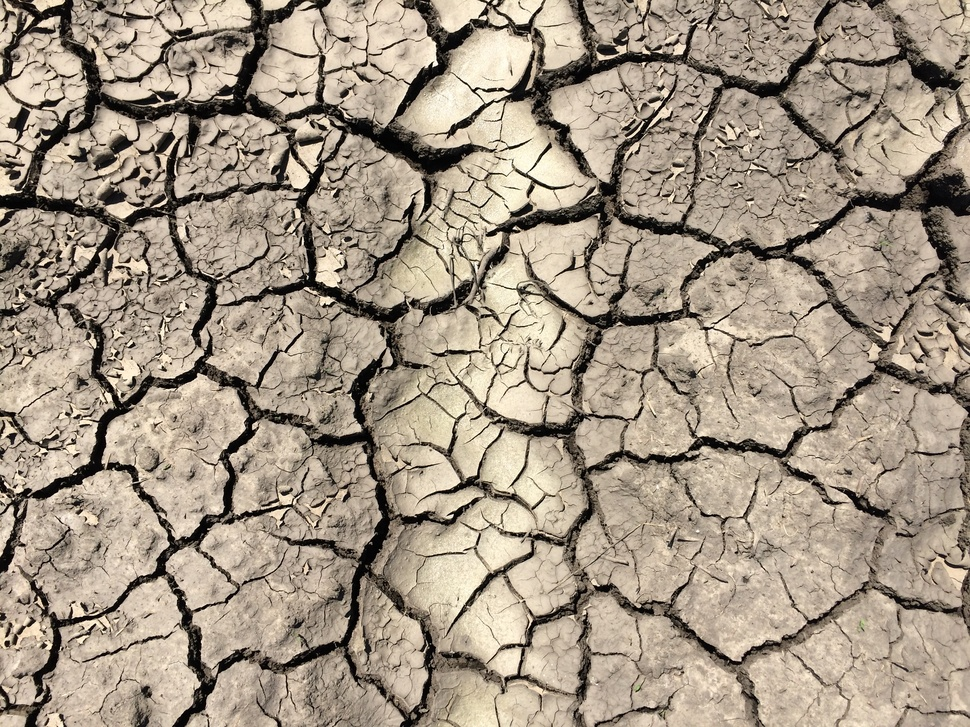
#> input picture datasets/soil_cracks.jpg, 970 x 727 px, shrunk from 3264 x 2448 before the run, found by its file name
$ jupyter execute soil_cracks_detection.ipynb
#> lines starting #> are read from the running program, lines starting #| are printed output that depends on the picture; after the words box and inside, x2 and y2 are one past the last pixel; in counts of white or black regions, pixels touching at a corner belong together
# Soil Cracks

Soil cracks emerge as a consequence of the conformational changes in the structure of clay minerals with changes in soil moisture that causes the soil to shrink (while drying) and swell (while wetting). Expansive soils are usually characterized by moderate to high clay content, particularly in soils with high content of montmorillonite, a typical clay in vertisols. Soil cracks can lead to preferential water flow and rapid solute transport to deeper soil layers, and the expansion and contraction cof the soil can have adverse effects on building foundations.

>Montmorillonite can increase fifteen times its dry volume and can exhert an expansive pressure of 150,000 kg per square meter!

From the aesthetic point of view, the seemingly random cracking patterns also result attractive to scientists and enthusiasts interested in fractal patterns.

In this exercise we will identify soil cracks from a digital image using filters to detect tubular structures.

[cell 1]
# Import modules
import numpy as np
import matplotlib.pyplot as plt
from skimage import io, color, morphology, filters

[cell 2]
# Read image
RGB = io.imread("../datasets/soil_cracks.jpg")
#> RGB is the input picture: shape (727, 970, 3); mean R, G, B 163.5, 149.9, 133

[cell 3]
# Display image size
RGB.shape
#> Out = (727, 970, 3)

[cell 4]
# Convert RGB to gray scale
BW = color.rgb2gray(RGB)
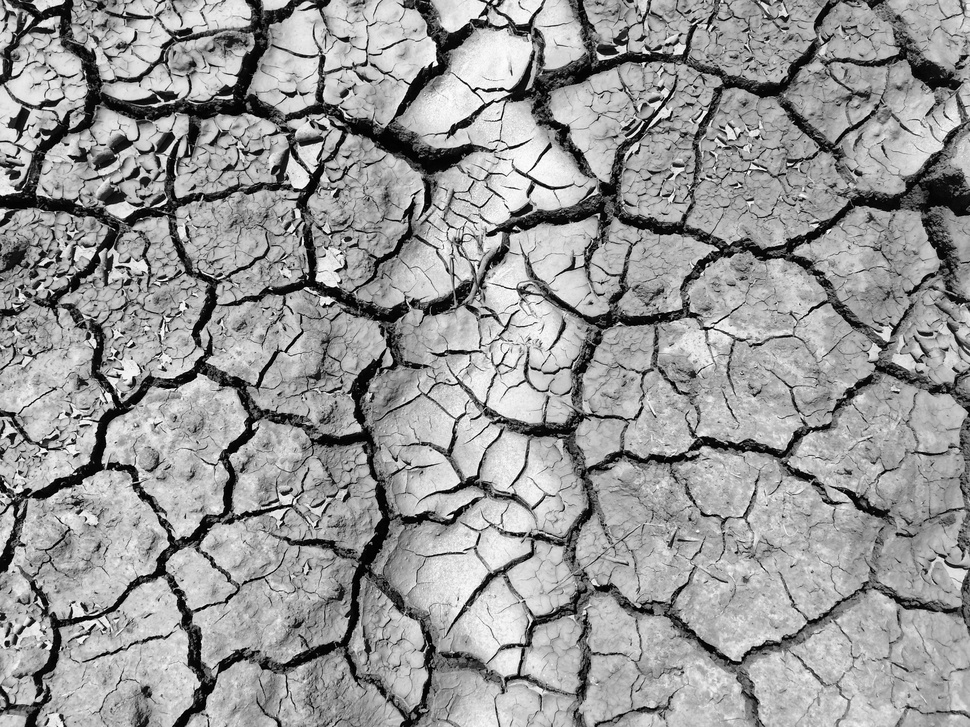
#> BW: shape (727, 970) float64; min 0, max 0.997, mean 0.594

[cell 5]
# Compare true color with gray scale image
plt.figure(figsize=(12,8))
plt.subplot(1,2,1)
plt.imshow(RGB)
plt.axis('off')

plt.subplot(1,2,2)
plt.imshow(BW, cmap="gray")
plt.axis('off')

plt.show()
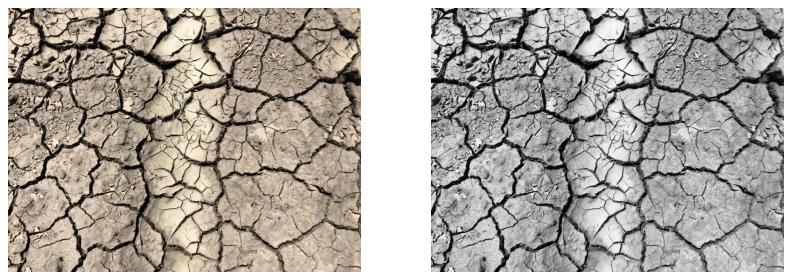
#> figure drawn by matplotlib, 2 panels

[cell 6]
# Sato tubeness filter
BW_sato = filters.sato(BW, sigmas=range(1, 10, 2), black_ridges=True)
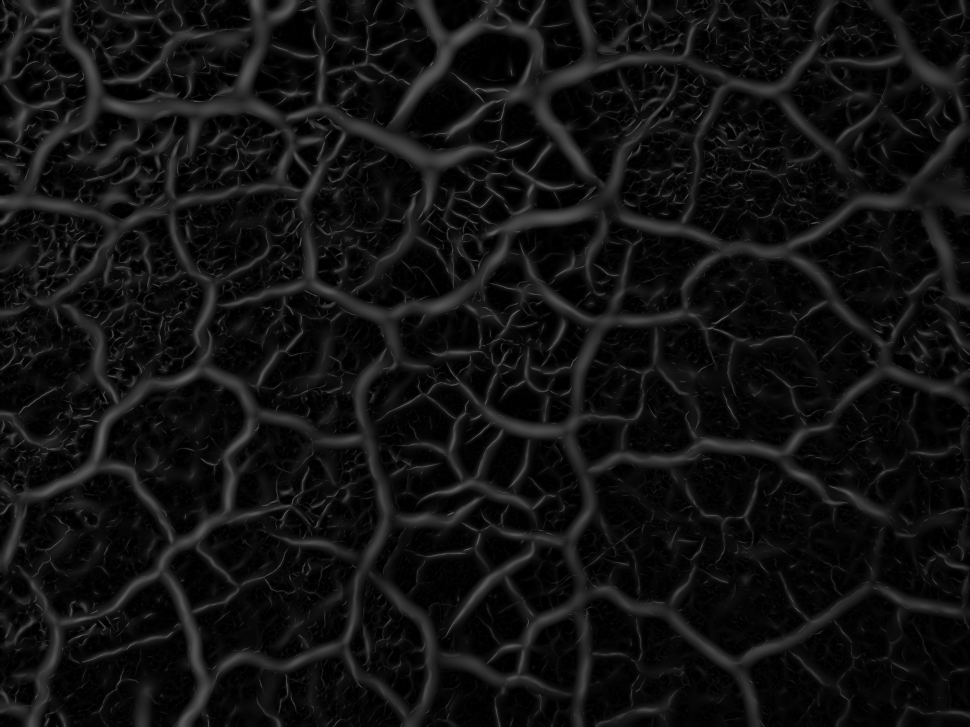
#> BW_sato: shape (727, 970) float64; min 0, max 0.385, mean 0.0691

# Frangi vesselness filter
BW_frangi = filters.frangi(BW, sigmas=range(1, 10, 2), black_ridges=True)

[cell 7]
# Compare the Sato and Frangi filters
plt.figure(figsize=(12,8))

plt.subplot(1,2,1)
plt.title("Sato filter")
plt.imshow(BW_sato, cmap="gray")
plt.axis('off')

plt.subplot(1,2,2)
plt.title("Frangi filter")
plt.imshow(BW_frangi, cmap="gray")
plt.axis('off')

plt.show()

The Sato filter seems to capture the soil cracks more vividly, although the results strongly depend on the choice of filter paramters. Feel free to go back and re-run the filters with slightly different sigma values. You can also check the official documentation to test additional input arguments to fine tune the filter.

Next we will explore the histograms of filter values. Histograms are useful to detect breaks that can be used to threshold the image. While in this case we could finish at this point, the idea is to remove some of the noise in the classified image andcreate a binary image that encodes each pixel as background or crack.

[cell 8]
# Plot histograms
plt.figure(figsize=(12,4))

plt.subplot(1,2,1)
plt.title('Sato filter')
plt.hist(BW_sato.flatten())

plt.subplot(1,2,2)
plt.title('Frangi filter')
plt.hist(BW_frangi.flatten())

plt.show()
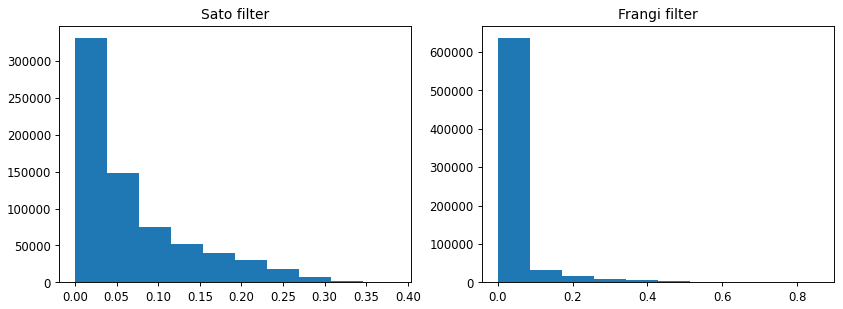
#> figure drawn by matplotlib, 2 panels; panel 1: tallest bar 331457 high, from x = 3.47e-18 to 0.0385; panel 2: tallest bar 636556 high, from x = 6.94e-18 to 0.0856

## Denoising image

The top-hat transformation extracts small details from the image based on a the size and shape of a structuring element. So our first step consists of defining a structuring element of a specific shape.

[cell 9]
# Generate structuring element (selem)
selem = morphology.disk(4) # Generates an image without noise
print(selem)

[cell 10]
# De-noise image using the white top-hat transformation
noise = morphology.white_tophat(BW_sato, selem) # Gets the noisy part of the image
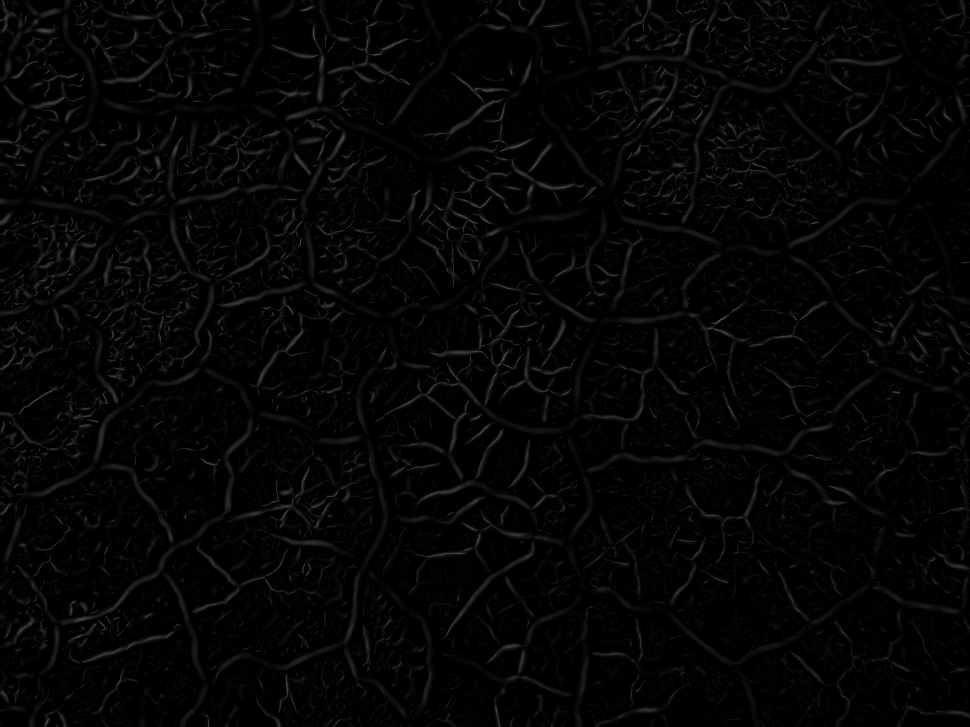
#> noise: shape (727, 970) float64; min 0, max 0.334, mean 0.0203

[cell 11]
# Subtract noise from classified image
BW_sato_clean = BW_sato - noise
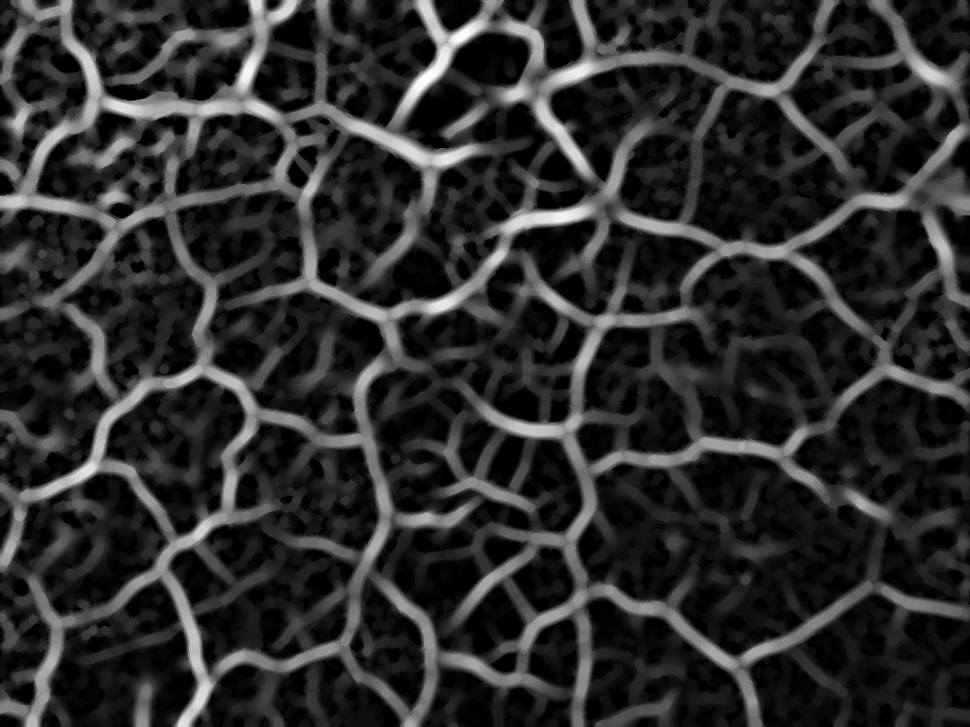
#> BW_sato_clean: shape (727, 970) float64; min 0, max 0.279, mean 0.0488; drawn with min black and max white

[cell 12]
# Compare original filter, noise, and cleaned filter
plt.figure(figsize=(12,6))

plt.subplot(1,3,1)
plt.title('Sato')
plt.imshow(BW_sato, cmap="gray")
plt.axis('off')

plt.subplot(1,3,2)
plt.title('Noise')
plt.imshow(noise, cmap="gray")
plt.axis('off')

plt.subplot(1,3,3)
plt.title('Cleaned Sato')
plt.imshow(BW_sato_clean, cmap="gray")
plt.axis('off')
plt.show()

## Binarize
The process of binaring a gray scale image is to assign a value of either 0 or 1 to each pixel based on its current value. If the gray scale ranges between 0 and 1, the easiest way to binarize the image is to round the numbers. However, this may not produce the desired results in many cases. Using custom thresholds may improve the classification and extraction of the desired features.

[cell 13]
# Binarize
idx =  BW_sato_clean > 0.075
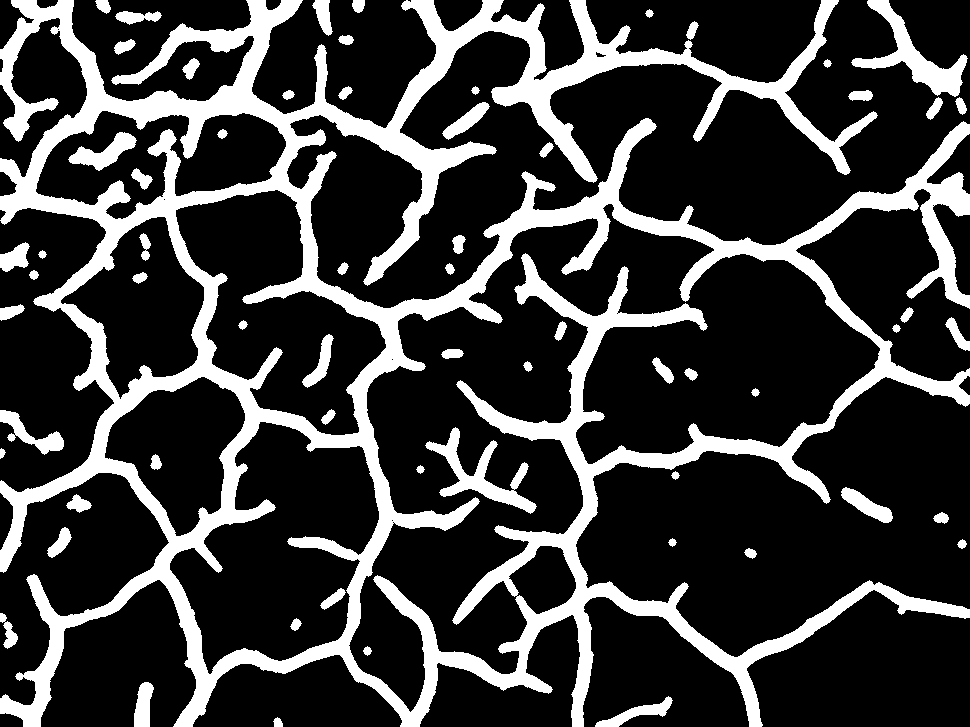
#> idx: shape (727, 970) bool; 22.7% white; 64 white regions, largest, box (x1, y1, x2, y2) and area: (0, 0, 970, 727) 140673, (851, 0, 968, 97) 3003, (425, 427, 537, 514) 2537
BW_sato_clean[idx] = 1
BW_sato_clean[~idx] = 0

[cell 14]
# COmpute percentage of the area occupied by the soil cracks
percentage_cracks = np.sum(BW_sato_clean.flatten()) / BW_sato_clean.size * 100
#> percentage_cracks = 22.67
print('Cracks occupy:',round(percentage_cracks,1), '% of the area.')
#| Cracks occupy: 22.7 % of the area.

[cell 15]
# Show final classification
plt.figure(figsize=(12,8))

plt.subplot(1,2,1)
plt.imshow(RGB)
plt.axis('off')

plt.subplot(1,2,2)
plt.imshow(BW_sato_clean, cmap="gray")
plt.axis('off')
plt.show()
